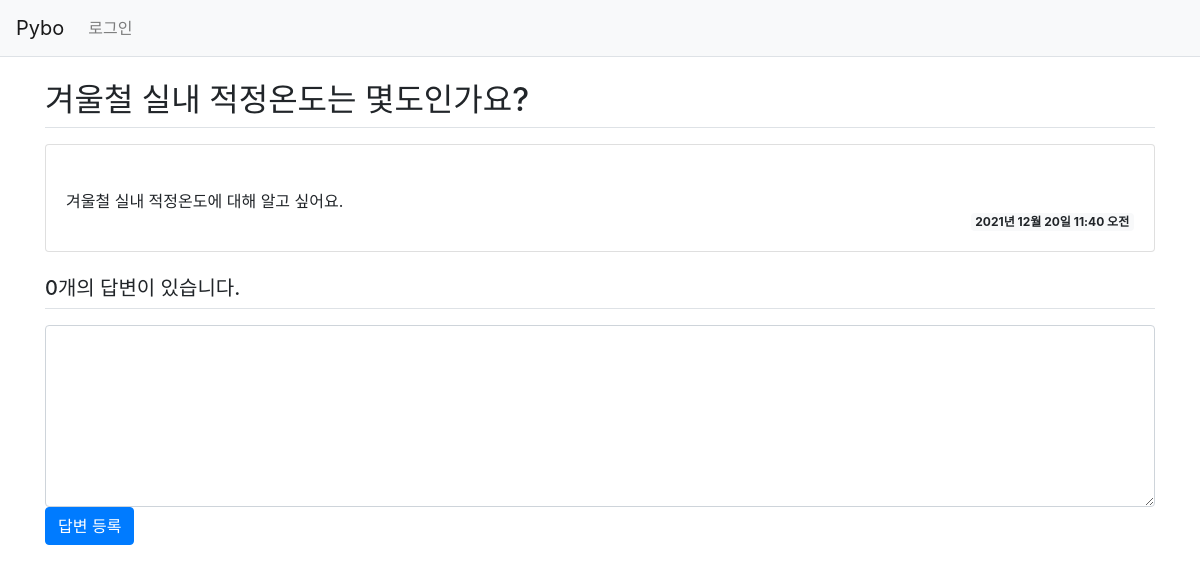
Before: /board/1/ with the older database file.
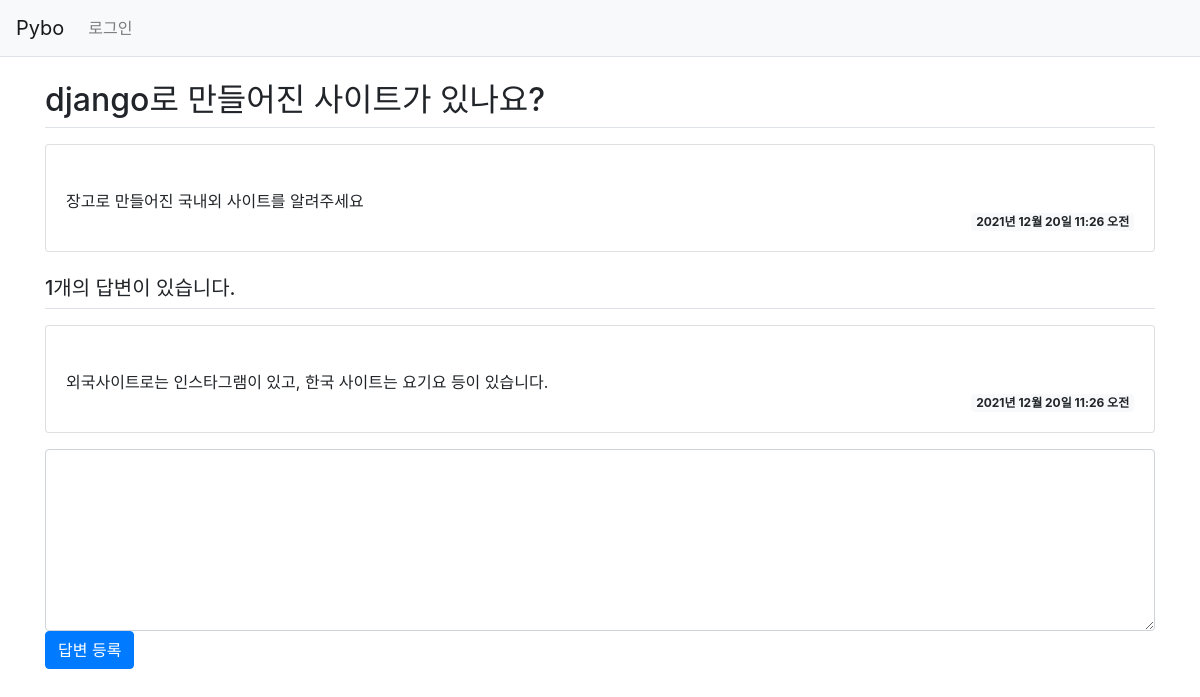
After: the same page with the newer database file.
### board/models.py (models this page shows, shortened)
class Question(models.Model):
    subject = models.CharField(max_length=100)  #제목 칼럼
    content = models.TextField()                #질문 내용
    create_date = models.DateTimeField()        #질문 작성일

class Answer(models.Model):
    question = models.ForeignKey(Question, on_delete=models.CASCADE) #외래키, 제목
    content = models.TextField()          #답변 내용
    create_date = models.DateTimeField()  #답변 작성일

### board/views.py (the view)
# urls.py: path('<int:question_id>/', views.detail, name='detail'),
def detail(request, question_id):
    question = get_object_or_404(Question, pk=question_id)
    return render(request, 'board/detail.html', {'question':question})

### templates/board/detail.html (shortened to what this page needs)
{% extends 'base.html' %}
{% block content %}
    <div class="container my-3">
    <h2 class="border-bottom py-2">{{ question.subject }}</h2>
    <div class="card my-3">
        <div class="card-body">
            <div class="card-text" style= "white-space:pre-line">
                {{ question.content }}
            </div>
            <div class="d-flex justify-content-end">
                <div class="badge badge-light">
                    {{ question.create_date }}
                </div>
            </div>
        </div>
    </div>
    <h5 class="border-bottom my-3 py-2">
        {{ question.answer_set.count }}개의 답변이 있습니다.
    </h5>
    {% for answer in question.answer_set.all %}
    <div class="card my-3">
        <div class="card-body">
            <div class="card-text" style= "white-space:pre-line">
                {{ answer.content }}
            </div>
            <div class="d-flex justify-content-end">
                <div class="badge badge-light">
                    {{ question.create_date }}
                </div>
            </div>
        </div>
    </div>
    {% endfor %}
        <form action="{% url 'board:answer_create' question.id %}" method="post">
            <div>
                <textarea name="content" rows="7" cols="50" class="form-control"></textarea>
            </div>
            <input type="submit" value="답변 등록" class="btn btn-primary">
        </form>
        </div>
{% endblock %}

### templates/base.html (shortened to what this page needs)
{% load static %}
<!DOCTYPE html>
<html lang="ko">
<head>
    <link rel="stylesheet" href="{% static 'board/css/bootstrap.css' %}">
</head>
<body>
{% include 'navbar.html' %}
{% block content %}
{% endblock %}
</body>
</html>

### templates/navbar.html (shortened to what this page needs)
<nav class="navbar navbar-expand-lg navbar-light bg-light border-bottom">
    <a class="navbar-brand" href="{% url 'board:index' %}">Pybo</a>
    <div class="collapse navbar-collapse flex-grow-0" id="navbarNav">
        <ul class="navbar-nav">
            <li class="nav-item">
                {% if user.is_authenticated %}
                    <a href="{% url 'common:logout' %}">{{ user.username }}(로그아웃)</a>
                {% else %}
                <a class="nav-link" href="{% url 'common:login' %}">로그인</a>
                {% endif %}
            </li>
        </ul>
    </div>
</nav>

Changed rows visible on the page:
changed Question: subject "겨울철 실내 적정온도는 몇도인가요?" → "django로 만들어진 사이트가 있나요?"; content "겨울철 실내 적정온도에 대해 알고 싶어요." → "장고로 만들어진 국내외 사이트를 알려주세요"; create_date "2021년 12월 20일 11:40 오전" → "2021년 12월 20일 11:26 오전"; answer_set.count "0" → "1"
added Answer: content "외국사이트로는 인스타그램이 있고, 한국 사이트는 요기요 등이 있습니다.", {{ question.create_date }} "2021년 12월 20일 11:26 오전"
